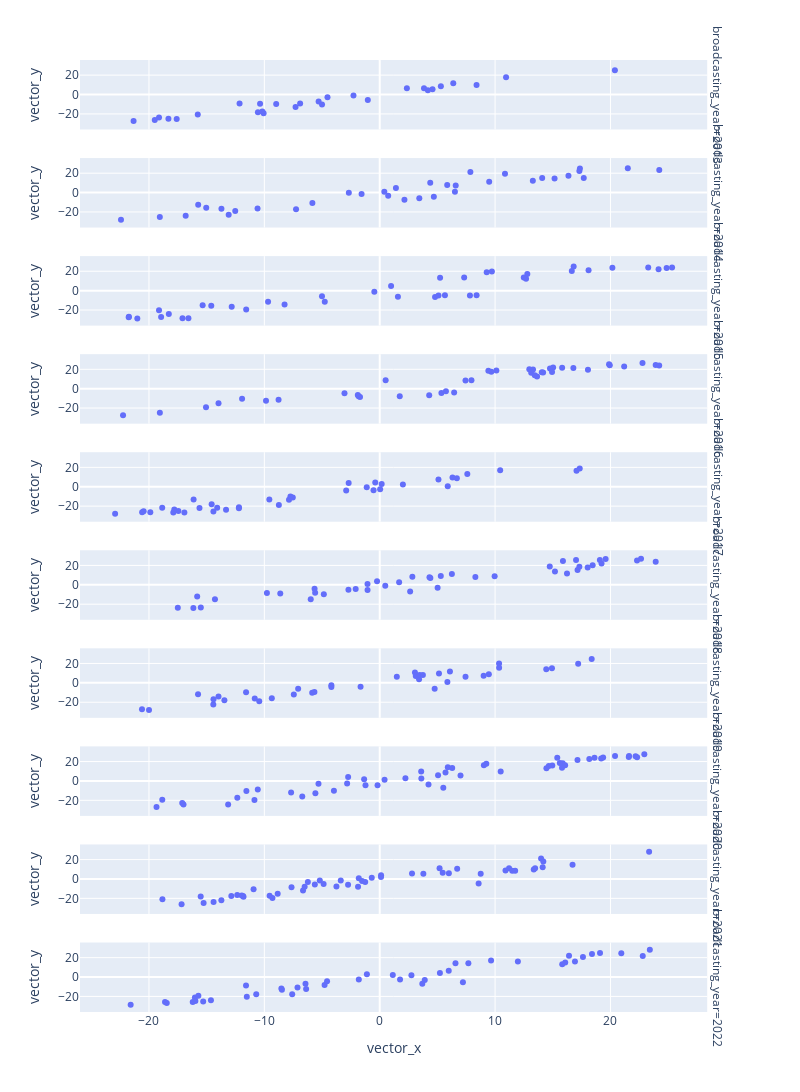

Write notebook code for a chart like this one.
### Code cell
df = px.data.tips()
fig = px.scatter(stories_df_merged, x='vector_x', y='vector_y', hover_data=["index", "title"], facet_row="broadcasting_year", width=800, height=2000)
fig.show()

### Figure 1 — Plotly figure (JSON) as saved in the notebook; plotly's stock layout.template omitted (floating-point values rounded to 4 significant figures)
{"data": [{"customdata": [["0325", "春だ！映画だ！３時間アニメ祭り\r\n「映画ドラえもん のび太の新魔界大冒険～７人の魔法使い～」[2013年3月15日放送]"], ["0326", "「ばくはつコショウ」「何が何でもお花見を」[2013年4月12日放送]"], ["0327", "「やりクリしてハワイ旅行」「しずかちゃんのはごろも」[2013年4月26日放送]"], ["0328", "「ひるねは天国で」「どくさいスイッチ」[2013年5月3日放送]"], ["0329", "「インスタントママ」「狙われたジャイアン」[2013年5月10日放送]"], ["0330", "「脱出！ 恐怖の骨川ハウス」「さとりヘルメット」[2013年5月17日放送]"], ["0331", "「イエコプター」「しずかちゃんの最悪な誕生日」[2013年5月24日放送]"], ["0332", "「朱にまじわれ棒」「ジャイアンがパンダ」[2013年5月31日放送]"], ["0333", "「おみやげフロシキ」「最強！黒おびのび太」[2013年6月7日放送]"], ["0334", "「ジャイアンの引退コンサート」「ユメかんとくいす」[2013年6月14日放送]"], ["0335", "「あべこべ世界ミラー」「のび太の秘密トンネル」[2013年6月21日放送]"], ["0336", "「ひっこし地図でおひっこし」「かがみでコマーシャル」[2013年7月5日放送]"], ["0337", "「なんでもアイス棒」「決心コンクリート」[2013年7月12日放送]"], ["0338", "ドラえもん　夏の大冒険１時間スペシャル「さよならボクのそうじ機」「真夏の夜の大航海」「ダイスキンドリンク」[2013年7月26日放送]"], ["0339", "「深海サイクリング」「のび太のドッキリビデオ」[2013年8月9日放送]"], ["0340", "「花火を育てよう！」「分身ハンマー」[2013年8月16日放送]"], ["0341", "「オバケと暮らした夏休み」「カチンカチンライト」[2013年8月23日放送]"], ["0342", "「のび太の夏祭り大作戦！」「サハラ砂漠で勉強はできない」[2013年8月30日放送]"], ["0343", "「のび太エネルギーの使い方」「はなバルーンで大空に」[2013年9月6日放送]"], ["0344", "ドラえもん誕生日１時間スペシャル「真夜中の巨大ドラたぬき」[2013年9月13日放送]"], ["0345", "「にんげん機関車」「箱庭で松たけがり」[2013年10月18日放送]"], ["0346", "「ハロウィンって何の日？」「味見スプーン」[2013年10月25日放送]"], ["0347", "「マジックハンドでやりたい放題」「ゴルゴンの首」[2013年11月1日放送]"], ["0348", "「ヤキイモの気持ち」「すい星がギンギラギン」[2013年11月8日放送]"], ["0349", "「のび太ｖｓ武蔵　巌流島ちょっと前の戦い」[2013年11月15日放送]"], ["0350", "藤子・Ｆ・不二雄生誕80周年記念 タイムマシンがなくなって大ピンチ！ ドラえもん冬の１時間スペシャル「ドラえもんに落書き」「燃えよ！ドラミのスケート特訓」「タイムマシンがなくなった！！」[2013年12月6日放送]"], ["0351", "「ケガワリング」「クリスマスきらきら大作戦」[2013年12月13日放送]"], ["0352", "のび太としずかが結婚！？ 年忘れだよ！ ドラえもん１時間スペシャル\r\n「エイコーノトビラ」「おだてジョーズ」「雪山のロマンス」[2013年12月30日放送]"]], "hovertemplate": "broadcasting_year=2013<br>vector_x=%{x}<br>vector_y=%{y}<br>index=%{customdata[0]}<br>title=%{customdata[1]}<extra></extra>", "legendgroup": "", "marker": {"color": "#636efa", "symbol": "circle"}, "mode": "markers", "name": "", "orientation": "v", "showlegend": false, "type": "scatter", "x": [-8.973, 5.301, -15.77, -6.899, 2.354, -4.999, -19.5, -18.31, -17.6, -10.56, -12.15, 8.393, 20.38, 4.173, 3.84, 4.577, -2.274, -4.526, 10.95, -10.37, -10.06, -10.17, -21.33, -7.294, -19.13, 6.375, -5.296, -1.031], "xaxis": "x10", "y": [-9.709, 8.616, -20.65, -9.276, 6.562, -10.34, -26.16, -24.96, -25.27, -18.38, -9.144, 9.85, 25.03, 4.463, 6.411, 5.363, -0.8994, -2.848, 17.95, -9.519, -19.21, -17.61, -27.39, -12.91, -23.62, 11.61, -7.101, -5.562], "yaxis": "y10"}, {"customdata": [["0353", "「よい家わるい家」「◯△□恐怖症」[2014年1月17日放送]"], ["0354", "「地球脱出計画」「ことばきんしマーカー」[2014年1月31日放送]"], ["0355", "「動物変身恩返しグスリ」「雪だるまが町にやってきた」[2014年2月7日放送]"], ["0356", "「チョコのび太をめしあがれ」「青い月夜のリサイタル」[2014年2月14日放送]"], ["0357", "「会いたいヒト回転寿司」「コピー頭脳でラクしよう」[2014年2月28日放送]"], ["0358", "ドラえもん　クレヨンしんちゃん  春だ！映画だ！３時間アニメ祭り\r\n２０１３年春公開「映画ドラえもん のび太のひみつ道具博物館（ミュージアム）」[2014年3月7日放送]"], ["0359", "「ふくびんコンビ」「歩け歩け月までも」[2014年3月14日放送]"], ["0360", "「ウマタケ牧場」「テストに一夜漬けダル」[2014年4月11日放送]"], ["0361", "「空き地のイルカ」「タイムピストルで“じゃま物”は消せ」[2014年4月18日放送]"], ["0362", "「石器時代の王さまに」「鯉のぼりをつかまえろ！」[2014年4月25日放送]"], ["0363", "「どこでもドアを作ろう！」「ツルよ、恩をかえして！」[2014年5月2日放送]"], ["0364", "「のび太鉄道」「物体変換銃でカバンをカバに!?」[2014年5月16日放送]"], ["0365", "「な、なんと!! のび太が１００点とった!!」「珍加羅峠の宝物」[2014年5月23日放送]"], ["0366", "「デラックスライト」「のび太の１００点 ２５年後の大事件」[2014年5月30日放送]"], ["0367", "「のび太のエビフライ」「たすけて！助け船」[2014年6月6日放送]"], ["0368", "「パパもあまえんぼ」「たけしのズンドコ誕生日」[2014年6月13日放送]"], ["0369", "「のび太イレブン」「ぶつぶつ交換機」[2014年6月20日放送]"], ["0370", "「裏山のドラえもん城」「『真実の旗印』はつねに正しい」[2014年6月27日放送]"], ["0371", "「さかながボートに大変身」「流行性ネコシャクシウイルス」[2014年7月11日放送]"], ["0372", "映画公開直前 夏祭りだよ！ ドラえもん１時間スペシャル\r\n「竜宮城の八日間」「なんでも空港」「怪談ランプ」[2014年8月1日放送]"], ["0373", "映画公開当日！「石ころぼうし」「のび太のおよめさん」[2014年8月8日放送]"], ["0374", "「ミニハウスでのりきる夏」「うきうきするウキワ」[2014年8月29日放送]"], ["0375", "ドラえもん誕生日スペシャル\r\n「地底100マイルちょっとの大作戦」[2014年9月5日放送]"], ["0376", "「しずかちゃんがカッパに！？」「ミチビキエンゼル」[2014年9月12日放送]"], ["0377", "「のび太航空へようこそ」「神さまごっこ」[2014年9月19日放送]"], ["0378", "「２２世紀のすてきなキャンプ」「ポータブル国会」[2014年10月17日放送]"], ["0379", "「怒りのポップコーン」「タヌ機」[2014年10月24日放送]"], ["0380", "「ハロウィーンの暴走かぼちゃ」「ホラふきご先祖」[2014年10月31日放送]"], ["0381", "「空とぶマンガ本」「ぬれぎぬを着せよう！」[2014年11月7日放送]"], ["0382", "「ムキムキからだねん土」「嵐でやっつけろ！」[2014年11月14日放送]"], ["0383", "「落ち葉とジャイ子」「しずかちゃんになったのび太」[2014年11月21日放送]"], ["0384", "「クローンリキッドごくう」「お金のいらない世界」[2014年11月28日放送]"], ["0385", "「ドラミが生まれた日」「やりくりアリでリサイクル」[2014年12月5日放送]"], ["0386", "「おせじ口べに」「家元かんばん」[2014年12月12日放送]"], ["0387", "今年最後のドラ笑い!! 年忘れだよ！ドラえもん１時間スペシャル\r\n「おすそわけガム」「宇宙戦艦のび太を襲う」「思い出せ！あの日の感動」[2014年12月30日放送]"]], "hovertemplate": "broadcasting_year=2014<br>vector_x=%{x}<br>vector_y=%{y}<br>index=%{customdata[0]}<br>title=%{customdata[1]}<extra></extra>", "legendgroup": "", "marker": {"color": "#636efa", "symbol": "circle"}, "mode": "markers", "name": "", "orientation": "v", "showlegend": false, "type": "scatter", "x": [-22.42, 4.379, 14.08, 1.404, -5.835, -19.06, 6.588, 6.52, -1.572, -10.59, 13.27, 16.36, 7.859, 24.23, -13.72, 3.431, 17.31, -15.04, 15.15, 5.85, 0.7347, -2.677, 2.143, -16.82, 10.86, 4.691, 21.5, -12.52, -7.252, 17.69, -13.09, 9.489, -15.73, 0.4012, 17.35], "xaxis": "x9", "y": [-28.14, 10.07, 15.05, 4.682, -10.78, -25.31, 7.309, 0.8583, -1.33, -16.29, 12.22, 17.36, 21.25, 23.29, -16.76, -5.965, 22.3, -15.65, 14.6, 7.926, -3.254, -0.1787, -7.371, -24.02, 19.43, -4.262, 25.01, -18.92, -17.19, 15.09, -22.78, 11.22, -12.48, 0.7475, 24.87], "yaxis": "y9"}, {"customdata": [["0388", "「街中ぐにゃぐにゃネンドロン」「寒い日は雪女になろう！」[2015年1月9日放送]"], ["0389", "「秘密基地で世界を守れ！」「四次元サイクリング」[2015年1月30日放送]"], ["0390", "「恐竜ハンター」[2015年2月6日放送]"], ["0391", "「バレンタインにはおモチとすもうを」「しずかちゃんと はこ庭スキー場」[2015年2月13日放送]"], ["0392", "「スネ夫より金持ちがやってきた」「ペットそっくりまんじゅう」[2015年2月20日放送]"], ["0393", "「無敵のスーパーランドセル」「もぐれ！ハマグリパック」[2015年2月27日放送]"], ["0394", "ドラえもん　クレヨンしんちゃん 春だ！映画だ！３時間アニメ祭り\n「映画ドラえもん 新・のび太の大魔境～ペコと５人の探検隊～」（2014年公開）[2015年3月6日放送]"], ["0395", "「のび太のダンボール宇宙ステーション」[2015年3月13日放送]"], ["0396", "「横取りジャイアンをこらしめよう」「あちこちひっこそう」[2015年3月20日放送]"], ["0397", "春だ！映画だ！３時間アニメ祭り 第２弾「あいあいパラソル」「タイムマシンで犯人を」「ムシャクシャタイマー」[2015年4月10日放送]"], ["0398", "「ステッキで川をまっぷたつ」「しかえし伝票」[2015年4月17日放送]"], ["0399", "「イルカにのって海の旅」「いたわりロボット」[2015年4月24日放送]"], ["0400", "「ジャイアンが飛んできた」「わすれろ草」[2015年5月1日放送]"], ["0401", "「ぼくらの大空中戦」「ニクメナイン」[2015年5月8日放送]"], ["0402", "「野比家は三十階」「暴走！プレゼントの木」「水はみていた」[2015年5月15日放送]"], ["0403", "「ラッキーやかん」「なんでもぬいぐるみに…」「大人になりたい」[2015年5月22日放送]"], ["0404", "「七時に何かがおこる」「びっくり箱ステッキ」「ぼくよりダメなやつがきた」[2015年5月29日放送]"], ["0405", "「おざしき水族館」「オダチンパンジー」「のび太の長い一日」[2015年6月5日放送]"], ["0406", "「まる見え！断層ビジョン」「突げき！のび太のグルメリポート」「今年もあの日がやってきた！」[2015年6月12日放送]"], ["0407", "「ボクを写して！めんくいカメラ」「しりとりでネッシーに」「かげがり」[2015年6月19日放送]"], ["0408", "「海をひときれ切りとって」「あとはおまかせタッチてぶくろ」「腹ペコのび太の３日間」[2015年6月26日放送]"], ["0409", "「のろのろ、じたばた」「スイカ割りにスイカペン」「タマシイム・マシン」[2015年7月10日放送]"], ["0410", "夏祭りだよ！ドラえもん１時間スペシャル「ムードもりあげ楽団」「楽々バーべキューセットはラクじゃない」「南海の大冒険～キャプテン・シルバーの財宝～」[2015年7月24日放送]"], ["0411", "「のび太が泣けば雨がふる」「ジャングル探検にはおり紙を」[2015年7月31日放送]"], ["0412", "「ゾクゾク！おばけ線香」「うわさ花しが咲いちゃった！」[2015年8月21日放送]"], ["0413", "「ジャイアンの恩返し」「南の島を組み立てよう」[2015年8月28日放送]"], ["0414", "ドラえもん誕生日スペシャル 「のび太特急と謎のトレインハンター」[2015年9月4日放送]"], ["0415", "「夜を売ります」「うら山のウサギ怪獣（かいじゅう）」[2015年9月11日放送]"], ["0416", "「アッパレ！ のび殿さま」「秋の虫のリサイタル」[2015年10月9日放送]"], ["0417", "「しずめ玉でスッキリ」「のび太のお宝鑑定」[2015年10月16日放送]"], ["0418", "「ハロウィンとのびガエル」「誕生！まんが家クリスチーネ先生」[2015年10月23日放送]"], ["0419", "「空とぶサンマがやってきた」「昔のカキの物語」[2015年10月30日放送]"], ["0420", "「山へ！空へ！乗りものぐつ」「ママ、小学生になる」[2015年11月6日放送]"], ["0421", "「マツタケ食べたい！」「ボクをけって！サイオー馬」[2015年11月13日放送]"], ["0422", "「ほんものクレヨン」「かぜぶくろといんちき薬」[2015年11月20日放送]"], ["0423", "「のび泥棒をタイホせよ！」「あの子を笑わせろ！」[2015年11月27日放送]"], ["0424", "「ジャイアンの歌がやめられない」「夜空に輝くピザ・ギョーザ」[2015年12月4日放送]"], ["0425", "「脱出!!巨大クリスマスケーキ」「スケートするなら氷河期で」[2015年12月11日放送]"], ["0426", "今年最後のドラ笑い！！ 大みそかだよ！ ドラえもん１時間スペシャル\r\n「初売りドライ・ライト」「百人一首にアンキパン」「オンボロ旅館をたて直せ」「雪でもポカポカ！ エアコンフォト」[2015年12月31日放送]"]], "hovertemplate": "broadcasting_year=2015<br>vector_x=%{x}<br>vector_y=%{y}<br>index=%{customdata[0]}<br>title=%{customdata[1]}<extra></extra>", "legendgroup": "", "marker": {"color": "#636efa", "symbol": "circle"}, "mode": "markers", "name": "", "orientation": "v", "showlegend": false, "type": "scatter", "x": [-18.95, 12.79, -9.677, -8.247, 16.81, 24.17, -0.4659, 18.1, 12.49, 16.65, 12.68, 1.578, -21.01, -11.57, 25.34, 20.17, 24.87, 4.798, 5.094, 7.822, 5.653, -14.6, 23.27, -5.004, 9.722, 7.321, -18.28, 8.397, 5.233, -19.13, -21.74, -16.58, -17.09, -12.83, -15.35, 0.9862, -4.762, -21.76, 9.274], "xaxis": "x8", "y": [-27.11, 17.2, -11.4, -14.2, 24.99, 22.16, -1.125, 20.93, 13.46, 20.34, 12.14, -6.418, -28.63, -19.44, 23.83, 23.6, 23.23, -6.632, -4.958, -4.956, -4.736, -15.58, 23.85, -5.876, 19.82, 13.58, -24.18, -4.86, 13.25, -20.28, -26.83, -28.47, -28.43, -16.61, -15.17, 4.856, -11.35, -27.41, 18.91], "yaxis": "y8"}, {"customdata": [["0427", "「ドラドラ源平合戦～しずかちゃん御前を救え！～」[2016年1月15日放送]"], ["0428", "「そっくりペット大集合」「再会！５年ぶりののび太」[2016年1月22日放送]"], ["0429", "「ドラドラ時空（タイム）アドベンチャー　のび太土偶の謎」「ナイヘヤドア」[2016年1月29日放送]"], ["0430", "「ぼく、マリちゃんだよ」「ずらしんぼ」[2016年2月5日放送]"], ["0431", "「恋する!?変身ビスケット」「することレンズ」[2016年2月12日放送]"], ["0432", "「なんでも材質変換機」「雪だるまは忘れない」[2016年2月19日放送]"], ["0433", "「のび太はうるさいナベ奉行」「地球下車マシン」[2016年2月26日放送]"], ["0434", "ドラえもん　クレヨンしんちゃん　春だ！映画だ！３時間アニメ祭り\n「映画ドラえもん のび太の宇宙英雄記（スペースヒーローズ）」（2015年公開）[2016年3月4日放送]"], ["0435", "「空想動物サファリパークと約束の笛」[2016年3月11日放送]"], ["0436", "「宇宙探検すごろく」「最強！オールマイティーパス」[2016年4月1日放送]"], ["0437", "「お箸はのびるよ、どこまでも」「チリつもらせ機」[2016年4月15日放送]"], ["0438", "「のび太のジャックと豆の木」「みせかけモテモテバッジ」[2016年4月22日放送]"], ["0439", "「空飛ぶうす手のじゅうたん」「うわさをサキ鳥」[2016年4月29日放送]"], ["0440", "「友だちは大きなイルカ？」「夢はしご」[2016年5月6日放送]"], ["0441", "「トリセツ・メーカー」「ぞうきん探偵のび太」[2016年5月13日放送]"], ["0442", "「Ｎ・Ｓワッペンで運動会」「しんじゅ製造アコヤケース」[2016年5月20日放送]"], ["0443", "「お客の顔を組み立てよう」「ママをたずねて三千キロじょう」[2016年5月27日放送]"], ["0444", "「エスパーぼうし」「かわいい雨傘の物語」[2016年6月3日放送]"], ["0445", "「へやの中の大自然」「なかまいりせんこう」[2016年6月10日放送]"], ["0446", "「大男がでたぞ」「キミのひとみは100万ボルト」[2016年6月17日放送]"], ["0447", "「ダメダメ！キンシひょうしき」「ぼくのまもり紙」[2016年6月24日放送]"], ["0448", "「恐竜ツアーに行こう！」「いねむりシール」[2016年7月8日放送]"], ["0449", "「３センチのび太の大冒険」[2016年7月22日放送]"], ["0450", "「うちのプールは太平洋」「おばけでリサイクル」[2016年7月29日放送]"], ["0451", "「身代わりテレビで南の島へ」「風をあやつれ！バショー扇」[2016年8月5日放送]"], ["0452", "「ダジャレでやっつけろ！」「裏山ウォータースライダー」[2016年8月12日放送]"], ["0453", "「水たまりの怪魚」「宇宙人の館」[2016年8月19日放送]"], ["0454", "「いたずらオモチャ化機」「シールでキャラ変身」[2016年8月26日放送]"], ["0455", "ドラえもん誕生日スペシャル 「天才のび太の飛行船ゆうえんち」[2016年9月2日放送]"], ["0456", "「とびだす伝記電気」「ほしい人探知機」[2016年9月9日放送]"], ["0457", "「ゾウの鼻になったしずかちゃん」「へやこうかんスイッチ」[2016年9月16日放送]"], ["0458", "「ざくざく！地中でくだもの狩り」「バリヤーポイント」[2016年10月14日放送]"], ["0459", "「ペラペラジャイアン飛んでった！」「みえないボディガード」[2016年10月21日放送]"], ["0460", "「パンドラのおばけ」「あらかじめアンテナ」[2016年10月28日放送]"], ["0461", "「くせなおしガス」「熱血！ドッジボール」[2016年11月4日放送]"], ["0462", "「ふろしきタクシー」「いつでもどこでもスケッチセット」[2016年11月18日放送]"], ["0463", "「ロケットそうじゅうくんれん機」「ジャイアンへのホットなレター」[2016年11月25日放送]"], ["0464", "「スーパーヒーローふろしき」「カッコータマゴ」[2016年12月2日放送]"], ["0465", "「南極ペンギンを救え！」「日づけ変更カレンダー」[2016年12月9日放送]"], ["0466", "「クリスマスに雪を」「チュー難の相に気をつけろ!」[2016年12月16日放送]"], ["0467", "大みそかだよ！ドラえもん1時間スペシャル「戦国のび兵衛がんばれ」「ドラえもん＆パーマン危機一髪!?」「星野スミレのひみつの恋」[2016年12月31日放送]"]], "hovertemplate": "broadcasting_year=2016<br>vector_x=%{x}<br>vector_y=%{y}<br>index=%{customdata[0]}<br>title=%{customdata[1]}<extra></extra>", "legendgroup": "", "marker": {"color": "#636efa", "symbol": "circle"}, "mode": "markers", "name": "", "orientation": "v", "showlegend": false, "type": "scatter", "x": [4.29, 9.672, -13.97, 0.5145, 14.94, -1.706, -22.25, -8.767, 1.737, 5.348, -11.93, 13.13, -15.06, -9.855, 19.94, 6.452, 12.97, 19.88, 7.952, 16.78, 7.434, -3.053, -19.06, -1.83, 14.16, 13.64, 13.29, 22.78, 23.92, 15.03, -1.897, 5.739, 10.11, 24.22, 13.44, 15.81, 14.76, 14.05, 9.418, 21.19, 18.05], "xaxis": "x7", "y": [-6.653, 17.5, -14.98, 8.775, 17.33, -8.686, -27.45, -11.39, -7.69, -4.319, -10.46, 16.48, -19.2, -12.5, 24.21, -4.003, 20.14, 25.25, 8.734, 21.46, 8.489, -4.698, -24.72, -7.669, 16.62, 12.69, 19.9, 26.44, 24.52, 21.97, -6.477, -2.596, 18.75, 23.86, 13.99, 21.52, 20.9, 16.96, 18.5, 23.03, 19.56], "yaxis": "y7"}, {"customdata": [["0468", "「地球エレベーター」「かたっぽ探知リード」[2017年1月13日放送]"], ["0469", "「ピーヒョロ ロープ」「兄弟シール」[2017年1月20日放送]"], ["0470", "「ターザンパンツ」「追跡！トレーサーバッジ」[2017年1月27日放送]"], ["0471", "「一寸のび太の鬼たいじ」「お医者さんカバン」[2017年2月3日放送]"], ["0472", "「ココロチョコ」「独立！のび太国」[2017年2月10日放送]"], ["0473", "「スリルブーメラン」「大予言・地球の滅びる日」[2017年2月17日放送]"], ["0474", "「雪と恐竜」「拝啓、虹谷ユメ子さん」[2017年2月24日放送]"], ["0475", "ドラえもん　クレヨンしんちゃん 春だ！映画だ！３時間アニメ祭り「映画ドラえもん 新・のび太の日本誕生」（2016年公開）[2017年3月3日放送]"], ["0476", "「迷子のパオパオ」[2017年3月17日放送]"], ["0477", "「ドラドラポンポコ大捜査」「動物型にげだし錠」「食べて歌ってバイオ花見」[2017年4月7日放送]"], ["0478", "「ようこそ！ハリボテの城へ」「おばけ口目の怪事件」[2017年4月14日放送]"], ["0479", "「見えなくなる目ぐすり」「目は口ほどに物を食べ」[2017年4月21日放送]"], ["0480", "GW特別企画！「火星ピクニック」「テレパしい」[2017年4月28日放送]"], ["0481", "母の日直前！「ママをつかまえろ！」「四次元くずかご」[2017年5月12日放送]"], ["0482", "「自信ヘルメット」「ガッコー仮面は誰でしょう？」[2017年5月19日放送]"], ["0483", "「のび太とアリの女王」[2017年5月26日放送]"], ["0484", "「わすれとんかち」「アヤカリンで幸運を」[2017年6月2日放送]"], ["0485", "ジャイアン誕生日！特別企画！「ウラオモテックス」「スランプ！ジャイアン愛の新曲」[2017年6月9日放送]"], ["0486", "「暴走ランナーパパ」「カルガモエッグ」[2017年6月16日放送]"], ["0487", "「百年後のフロク」「トゲトローズはご機嫌ななめ」[2017年6月23日放送]"], ["0488", "「名作劇場カメラ」「三年寝太郎まくら」[2017年6月30日放送]"], ["0489", "「ルームスイマー」「深夜の町は海の底」[2017年7月7日放送]"], ["0490", "あの名作が帰ってくる！ドラえもん夏の１時間スペシャル「ぼくミニドラえもん」「ぞうとおじさん」[2017年7月28日放送]"], ["0491", "「天井うらの宇宙戦争」[2017年8月4日放送]"], ["0492", "「がんばれ！おばけハウス」「ロビンソンクルーソーセット」[2017年8月18日放送]"], ["0493", "「おかし牧場」「森は生きている」[2017年8月25日放送]"], ["0494", "ドラえもん誕生日スペシャル「謎のピラミッド！？エジプト大冒険」[2017年9月1日放送]"], ["0495", "「スケジュールどけい」「ニンニン修行セット」[2017年9月8日放送]"], ["0496", "「ネコののび太いりませんか」「賞品かせぎカウボット」[2017年9月15日放送]"], ["0497", "「バイバイン」「むりやりアスレチックスクール」[2017年10月13日放送]"], ["0498", "「すてきなミイちゃん」「魔女っ子しずちゃん」[2017年10月20日放送]"], ["0499", "「はだかの王様！？ウルトラよろい」「赤いくつの女の子」[2017年10月27日放送]"], ["0500", "「クモノイトン」「プロポーズ作戦」[2017年11月3日放送]"], ["0501", "「葉っぱ探偵のび太」「二十一世紀のおとのさま」[2017年11月10日放送]"], ["0502", "「ハツメイカーで大発明」「大砲でないしょのはなし」[2017年11月17日放送]"], ["0503", "「かがみのない世界」「ピンキリ！お宝未来鑑定」[2017年11月24日放送]"], ["0504", "「クリスマスはおかしの家で」「やりすぎ！のぞみ実現機」[2017年12月1日放送]"], ["0505", "大みそかだよ！ドラえもん１時間スペシャル「十二支変身サイコロ」「ゆめのチャンネル」「台風のフー子」[2017年12月31日放送]"]], "hovertemplate": "broadcasting_year=2017<br>vector_x=%{x}<br>vector_y=%{y}<br>index=%{customdata[0]}<br>title=%{customdata[1]}<extra></extra>", "legendgroup": "", "marker": {"color": "#636efa", "symbol": "circle"}, "mode": "markers", "name": "", "orientation": "v", "showlegend": false, "type": "scatter", "x": [-1.125, 2.01, 6.31, -13.32, -8.741, -12.2, 17.06, 10.44, -20.59, -7.863, -12.2, -16.93, -22.93, -2.907, -0.5351, -17.45, 0.03733, -14.09, -14.57, -7.534, 6.686, -14.41, 5.092, -19.88, -2.692, 7.593, -18.85, -7.739, -17.89, -15.62, 17.34, -17.8, -16.13, 0.1695, -20.46, -0.3869, 5.896, -9.566], "xaxis": "x6", "y": [-0.5658, 2.206, 9.448, -23.64, -18.82, -21.26, 16.45, 16.89, -26.35, -13.36, -22.22, -26.62, -27.93, -3.945, -3.511, -24.99, -2.565, -21.56, -18.0, -11.19, 8.763, -25.57, 7.533, -26.44, 3.983, 13.19, -21.69, -10.14, -26.52, -21.8, 18.76, -23.39, -13.09, 2.909, -25.39, 4.379, 0.5701, -13.15], "yaxis": "y6"}, {"customdata": [["0506", "ドラえもん クレヨンしんちゃん ２０１８年冬のアニメ祭り「神さまロボットに愛の手を！」「円ピツで大金持ち」「のび左エ門の秘宝」[2018年1月7日放送]"], ["0507", "「ガンファイターのび太」[2018年1月12日放送]"], ["0508", "「なんでもバイキング」「ジャックとベティとジャニー」[2018年1月19日放送]"], ["0509", "「架空人物たまご」「ドラドラスパイ大作戦」[2018年1月26日放送]"], ["0510", "2月はスネ夫の誕生月「ロボ子が愛してる」「大ピンチ！スネ夫の答案」[2018年2月2日放送]"], ["0511", "「こびとロボット」「宇宙たんけん！？ウラヤマ星」[2018年2月9日放送]"], ["0512", "「ジャイアンVSメカジャイアン」「きつねにつままれた話」[2018年2月16日放送]"], ["0513", "「めいわくガリバー」「のび太のなが～い家出」[2018年2月23日放送]"], ["0514", "ドラえもん　クレヨンしんちゃん 春だ！映画だ！３時間アニメ祭り「映画ドラえもん のび太の南極カチコチ大冒険」（2017年公開）[2018年3月2日放送]"], ["0515", "「ほどほど宝島」[2018年3月9日放送]"], ["0516", "ドラえもん クレヨンしんちゃん 春だ！映画だ！３時間アニメ祭り第２弾 「リモコンねこでとり返せ！」「フクロマンスーツ」「ツチノコみつけた！」[2018年4月6日放送]"], ["0517", "「動物変身ビスケット」「進化退化光線銃」[2018年4月13日放送]"], ["0518", "「ぶんぶくドラ釜」「一生に一度は百点を…」[2018年4月20日放送]"], ["0519", "「うら山危険生物パーク」「はいどうたづな」[2018年4月27日放送]"], ["0520", "母の日特別企画「ママをとりかえっこ」「ざぶとんにもたましいがある」[2018年5月11日放送]"], ["0521", "「のび太は世界にただ一匹」「地平線テープ」[2018年5月18日放送]"], ["0522", "「ニニンジャ！からくり忍者屋敷」「友だちの輪」[2018年5月25日放送]"], ["0523", "「夏だ！山だ！野比家のキャンプ」「インスタントロボット」[2018年6月1日放送]"], ["0524", "「ハー灯に火をともせ」「雨男はつらいよ」[2018年6月8日放送]"], ["0525", "ジャイアン誕生日！特別企画！「ジャイアンの子守歌」「おれさまをグレードアップ」[2018年6月15日放送]"], ["0526", "「テレビ局をはじめたよ」「人の身になるタチバガン」[2018年6月22日放送]"], ["0527", "「録験機でたのしもう」「アセッカキン」[2018年6月29日放送]"], ["0528", "「天の川で星釣りを」「ねがい星」[2018年7月6日放送]"], ["0529", "「きもだめしめがね」「いきものおりがみ」[2018年7月20日放送]"], ["0530", "「絶景！箱庭ソーメン流し」「半分の半分のまた半分…」[2018年7月27日放送]"], ["0531", "のび太誕生日特別企画「友情カプセル」「ジャイ子の恋人=のび太」[2018年8月3日放送]"], ["0532", "「額縁をくぐって海へ」「チューケンパー」[2018年8月17日放送]"], ["0533", "「うそつきかがみ」「十円なんでもストア」[2018年8月24日放送]"], ["0534", "「仙人らくらくコース」「悪運ダイヤ」[2018年8月31日放送]"], ["0535", "ドラえもん誕生日スペシャル「クジラとまぼろしのパイプ島」[2018年9月7日放送]"], ["0536", "「ドラえもんの歌」「相関図メーカー」[2018年9月14日放送]"], ["0537", "「時を走れ！タイム借り物競走」「時限バカ弾」[2018年10月12日放送]"], ["0538", "「魔法使いのび太」「野比家、夢の温泉旅行」[2018年10月19日放送]"], ["0539", "「合体ノリ」「行け！ノビタマン」[2018年10月26日放送]"], ["0540", "「いろいろソーダセット」「マジックボックス」[2018年11月2日放送]"], ["0541", "「あい棒」「アトカラホントスピーカー」[2018年11月9日放送]"], ["0542", "「のび太の流れ星」「オーバーオーバー」[2018年11月16日放送]"], ["0543", "「ドラえもんストーブ」「一晩でカキの実がなった」[2018年11月23日放送]"], ["0544", "「つづきをヨロシク」「もしもボックスで昼ふかし!？」[2018年11月30日放送]"], ["0545", "「しあわせトランプの恐怖」「未来のクリスマスカード」[2018年12月7日放送]"], ["0546", "「ウラシマキャンデー」「シールで逃げきれ！」[2018年12月14日放送]"], ["0547", "大みそかだよ！ドラえもん１時間スペシャル～世界の未確認生物ずかん～「雪男のアルバイト」「かまいたちのクック」「ハロー宇宙人」[2018年12月31日放送]"]], "hovertemplate": "broadcasting_year=2018<br>vector_x=%{x}<br>vector_y=%{y}<br>index=%{customdata[0]}<br>title=%{customdata[1]}<extra></extra>", "legendgroup": "", "marker": {"color": "#636efa", "symbol": "circle"}, "mode": "markers", "name": "", "orientation": "v", "showlegend": false, "type": "scatter", "x": [0.4806, -17.5, -2.711, 4.313, -16.15, -5.596, -9.777, -8.618, -15.82, 5.294, 6.255, 22.3, -0.2309, 9.961, -15.5, 17.31, 15.88, 17.02, -2.083, -1.056, 18.02, 2.83, 16.23, 19.08, -1.054, -5.647, 1.683, 14.74, -4.843, 23.92, 4.391, 19.23, 8.29, 18.46, 19.58, 17.15, -14.28, 2.638, 15.19, 5.018, -5.979, 22.65], "xaxis": "x5", "y": [-0.9486, -23.6, -5.02, 7.84, -23.97, -8.265, -8.457, -8.998, -12.15, 9.095, 11.04, 24.97, 3.589, 8.739, -23.49, 18.69, 24.62, 25.59, -4.279, 0.8024, 17.84, 8.359, 11.73, 25.59, -5.259, -4.127, 2.705, 18.96, -9.802, 23.89, 7.054, 22.03, 7.93, 20.27, 26.56, 15.41, -14.9, -6.875, 13.69, -3.049, -14.78, 26.78], "yaxis": "y5"}, {"customdata": [["0548", "「ランプのけむりオバケ」「ジャイアンシチュー」[2019年1月18日放送]"], ["0549", "「ポケットの中のぴょん太」「平和アンテナ」[2019年1月25日放送]"], ["0550", "「フェスティバルーン」「ホカホカ雪で雪合戦」[2019年2月8日放送]"], ["0551", "「熱血応援マイク」「オモイコミン」[2019年2月15日放送]"], ["0552", "「ドラかぐや、月に帰る！？」「おおかみ男クリーム」[2019年2月22日放送]"], ["0553", "ドラえもん クレヨンしんちゃん 春だ！映画だ！３時間アニメ祭り「映画ドラえもん のび太の宝島」（2018年公開）[2019年3月1日放送]"], ["0554", "「タイムふろしき」「ニセ宇宙人」[2019年3月8日放送]"], ["0555", "「化石大発見！」「布団にのってふわふわり」[2019年3月15日放送]"], ["0556", "「ゆめの町、ノビタランド」「ドラえもんをのぞいちゃえ！」[2019年4月5日放送]"], ["0557", "「ダジャレーランド」「無敵！コンチュー丹」[2019年4月19日放送]"], ["0558", "「タタミのたんぼ」「未来からの買い物」[2019年4月26日放送]"], ["0559", "母の日特別企画「のび太のおいしい食べ方」「お料理ワッペン」[2019年5月10日放送]"], ["0560", "「しつけキャンディー」「人間味調味料」[2019年5月17日放送]"], ["0561", "「トランポリンゲン」「シャボン玉宅配便」[2019年5月31日放送]"], ["0562", "「ネアンデルタール人を救え」「のび太もたまには考える」[2019年6月7日放送]"], ["0563", "「大スタージャイアン！？」「恐怖のディナーショー」[2019年6月14日放送]"], ["0564", "「ガワラオニ」「チョージャワラシベ」[2019年6月21日放送]"], ["0565", "「本人ビデオでほめられたい」「ホ、ホ、ホタル来い」[2019年6月28日放送]"], ["0566", "「わたがし雲メーカー」「ねがい七夕ロケット」[2019年7月5日放送]"], ["0567", "４０周年だよ！ドラえもん１時間スペシャル「イロガラドラえもん」「海に入らず海底を散歩する方法」「２２世紀で夏休み」[2019年7月19日放送]"], ["0568", "「大パニック！のび太のヒマワリ日記」「けん銃王コンテスト」[2019年8月2日放送]"], ["0569", "「ゾクゾク！？学校の七不思議」「人食いハウス」[2019年8月9日放送]"], ["0570", "「立体パズルハンマー」「サンタイン」[2019年8月23日放送]"], ["0571", "「恐怖のたたりチンキ」「レプリコッコ花火」[2019年8月30日放送]"], ["0572", "お引越し記念！ ドラえもん誕生日スペシャル「未来の迷宮（ラビリンス） おかし城（キャッスル）」「謎のピラミッド！？エジプト大冒険」[2019年9月6日放送]"], ["0573", "「ねこっかぶり」「強～いイシ」[2019年10月5日放送]"], ["0574", "「ドラえもんがいっぱい」「アルマジロン」[2019年10月19日放送]"], ["0575", "「変身レプリンター」「ツバメののび太」[2019年10月26日放送]"], ["0576", "「落とし物つりぼり」「強いペットがほしい」[2019年11月2日放送]"], ["0577", "「へやいっぱいの大どらやき」「ドラドラスパイ大作戦」[2019年11月9日放送]"], ["0578", "「ヴェルサイユのママ」「動物型にげだし錠」[2019年11月16日放送]"], ["0579", "「ウルトラリング」「いろいろソーダセット」[2019年11月23日放送]"], ["0580", "「ピクニックで先をこせ」「かがみのない世界」[2019年11月30日放送]"], ["0581", "「多目的お守りは責任感が強い」「野比家、夢の温泉旅行」[2019年12月7日放送]"], ["0582", "「捜査ごっこセット」「イースター島のモアイ」[2019年12月14日放送]"], ["0583", "「タイムワープでプレゼントを」「クリスマスに雪を」[2019年12月21日放送]"], ["0584", "「ネズミ年だよ！ドラえもん」「出てくる出てくるお年玉」[2019年12月28日放送]"]], "hovertemplate": "broadcasting_year=2019<br>vector_x=%{x}<br>vector_y=%{y}<br>index=%{customdata[0]}<br>title=%{customdata[1]}<extra></extra>", "legendgroup": "", "marker": {"color": "#636efa", "symbol": "circle"}, "mode": "markers", "name": "", "orientation": "v", "showlegend": false, "type": "scatter", "x": [3.411, -4.191, -7.069, 9.008, 18.37, -1.66, 9.458, 17.2, 10.35, 6.087, -11.58, 3.125, -13.46, 14.44, 4.762, 5.137, -10.83, 1.482, 5.867, -13.97, 14.93, -14.42, 3.055, -20.0, -15.75, -9.353, 3.466, -4.191, -5.659, 3.744, -14.41, -5.851, -10.44, -20.6, -7.443, 7.439, 10.35], "xaxis": "x4", "y": [3.818, -2.514, -6.05, 7.28, 24.69, -3.973, 8.806, 19.61, 15.66, 11.77, -9.74, 7.078, -18.04, 14.01, -6.027, 9.615, -16.04, 6.402, 0.9081, -14.11, 15.02, -22.4, 10.8, -27.9, -11.77, -15.88, 8.162, -4.279, -9.457, 8.111, -16.96, -10.23, -18.98, -27.2, -12.04, 6.218, 19.91], "yaxis": "y4"}, {"customdata": [["0585", "「なんでもエーアイアイ」「役立つもの販売機」[2020年1月11日放送]"], ["0586", "「そして、みんなイモになる」「ネンドロイド」[2020年1月18日放送]"], ["0587", "「Ｙロウに気をつけろ！」「神さまロボットに愛の手を！」[2020年1月25日放送]"], ["0588", "「アリガターヤ」「ツチノコみつけた！」[2020年2月1日放送]"], ["0589", "「大むかし漂流記」「ロボット雪だるま」[2020年2月8日放送]"], ["0590", "「立ちユメぼう」「エスパースネ夫」[2020年2月15日放送]"], ["0591", "「ネコになったドラえもん」「平和アンテナ」[2020年2月22日放送]"], ["0592", "「記念日シール」「やりすぎ！のぞみ実現機」「映画ドラえもん のび太の月面探査記」[2020年2月29日放送]"], ["0593", "「ドラえもんが受験生！？」「拝啓、虹谷ユメ子さん」[2020年3月7日放送]"], ["0594", "「地球製造法」「マジックチャック」「楽々バーべキューセットはラクじゃない」[2020年3月14日放送]"], ["0595", "「アパートの木」「円ピツで大金持ち」[2020年3月21日放送]"], ["0596", "「ハリ千本ノマス」「のび太シンデレラ」[2020年3月28日放送]"], ["0597", "「かべ景色きりかえ機」「『時』はゴウゴウと流れる」[2020年4月4日放送]"], ["0598", "「宝さがしはバタ足で」「三年寝太郎まくら」[2020年4月11日放送]"], ["0599", "「プラ酢マイナ酢」「クモノイトン」[2020年4月18日放送]"], ["0600", "「気球で世界一周！？」「大ピンチ！スネ夫の答案」[2020年4月25日放送]"], ["0601", "「メモリーローン」「おれさまをグレードアップ」[2020年5月2日放送]"], ["0602", "「こころにささるおもいヤリ」「スケジュールどけい」[2020年5月9日放送]"], ["0603", "「くしゃみに気をつけろ」「友だちの輪」[2020年5月16日放送]"], ["0604", "「キャラクターグッズを作っちゃえ！」「ジャイアンへのホットなレター」[2020年5月23日放送]"], ["0605", "「ヨンダラ首わ」「おばけ口目の怪事件」[2020年5月30日放送]"], ["0606", "「おそるべき正義ロープ」「むりやりアスレチックスクール」[2020年6月6日放送]"], ["0607", "「のび太のブラックホール」「ジャイアンVSメカジャイアン」[2020年6月13日放送]"], ["0608", "「わすれ鳥」「無敵のスーパーランドセル」[2020年6月20日放送]"], ["0609", "「つくれーるマイレール」「悪運ダイヤ」[2020年6月27日放送]"], ["0610", "「裏山ウォータースライダー」「あべこべ惑星」[2020年7月4日放送]"], ["0611", "「いきものおりがみ」「ぼうけんパラシュート」[2020年7月11日放送]"], ["0612", "「がんばれ！おばけハウス」「左、直、右、右、左…」[2020年7月18日放送]"], ["0613", "「賞品かせぎカウボット」「ききめ一番やくよけシール」[2020年7月25日放送]"], ["0614", "「プッシュドア」「おかし牧場」[2020年8月1日放送]"], ["0615", "「無人島のつくり方」「時限バカ弾」[2020年8月8日放送]"], ["0616", "「水道ジュース変換アダプター」「ぼくミニドラえもん」[2020年8月15日放送]"], ["0617", "「手足につけるミニ頭」「ドラかぐや、月に帰る！？」[2020年8月22日放送]"], ["0618", "「手にとり望遠鏡」「森は生きている」[2020年8月29日放送]"], ["0619", "５０周年だよ！ドラえもん誕生日スペシャル！「ウルトラミキサー」「ムードもりあげ楽団」「のび太の恐竜」[2020年9月5日放送]"], ["0620", "「ハッピーガチャはやめられない」「マジックボックス」[2020年9月12日放送]"], ["0621", "「サハラ砂漠で勉強はできない」「ニニンジャ！からくり忍者屋敷」[2020年9月19日放送]"], ["0622", "「大人をしかる腕章」「無人島へ家出」[2020年9月26日放送]"], ["0623", "「ダルマさんころんだ帽」「なんでも届く！出前電話」[2020年10月3日放送]"], ["0624", "「弓やで学校へ」「写真入りこみスコープ」[2020年10月10日放送]"], ["0625", "「ジ～ンと感動する話」「あやうし！ライオン仮面」[2020年10月17日放送]"], ["0626", "「誕生！？大統領のび太」「マッド・ウオッチ」[2020年10月24日放送]"], ["0627", "「影ぼうしフラッシュ」「ドラキュラセット」[2020年10月31日放送]"], ["0628", "「カワムケルン」「ユクスエカメラ」[2020年11月7日放送]"], ["0629", "「テスト・ロボット」「野比家でおもて梨」[2020年11月14日放送]"], ["0630", "「スパイ衛星でさぐれ」「ややこしい？うちでの小づち」[2020年11月21日放送]"], ["0631", "「半分おでかけ雲」「最強！ロボットペーパー」[2020年11月28日放送]"], ["0632", "「バカ売れ！？週刊のび太」「風船がとどけた手紙」[2020年12月5日放送]"], ["0633", "「とうめい人間目ぐすり」「エレベーター・プレート」[2020年12月12日放送]"], ["0634", "「ミラクルムービーを撮ってみた」「クリスマスはおかしの家で」[2020年12月19日放送]"], ["0635", "「ジャイアン反省、のび太はめいわく」「ドラえもんに落書き」[2020年12月26日放送]"], ["0636", "大みそかだよ！ドラえもん１時間スペシャル「超大作特撮映画『宇宙大魔神』」「のび太の結婚前夜」[2020年12月31日放送]"]], "hovertemplate": "broadcasting_year=2020<br>vector_x=%{x}<br>vector_y=%{y}<br>index=%{customdata[0]}<br>title=%{customdata[1]}<extra></extra>", "legendgroup": "", "marker": {"color": "#636efa", "symbol": "circle"}, "mode": "markers", "name": "", "orientation": "v", "showlegend": false, "type": "scatter", "x": [-18.85, 14.96, 10.49, -0.1847, 18.17, 5.703, 5.057, 9.239, 21.59, 15.86, 5.902, 18.62, 14.66, 17.14, 15.61, 21.61, 5.511, 19.37, -2.737, -3.969, 15.8, -1.232, -10.86, 19.2, 2.227, 3.595, 0.4209, 15.39, 6.284, 22.31, 16.07, -19.34, -2.826, 14.45, 22.94, 7.004, 3.608, -1.351, -6.711, -5.308, 9.029, -17.12, -12.34, -11.56, -5.575, 4.227, -13.14, 22.18, -17.0, 20.4, -10.57, -7.68], "xaxis": "x3", "y": [-19.34, 15.84, 9.688, -4.457, 22.72, 8.67, 5.897, 17.61, 24.55, 18.14, 14.04, 23.86, 15.29, 21.5, 18.48, 25.59, -7.124, 24.17, 4.104, -10.13, 13.49, -4.556, -19.7, 23.15, 2.807, 9.82, 1.181, 24.03, 13.24, 24.48, 16.22, -27.02, -2.634, 13.15, 27.5, 5.492, 2.599, 1.749, -16.02, -2.961, 16.08, -22.79, -17.5, -10.47, -12.77, -3.603, -24.38, 25.45, -24.45, 25.84, -8.85, -11.99], "yaxis": "y3"}, {"customdata": [["0637", "「バランス注射」「お金なんか大きらい！」「初日の出セット」[2021年1月9日放送]"], ["0638", "「ぬけ穴ボールペン」「テレビとりもち」[2021年1月16日放送]"], ["0639", "「雪でアッチッチ」「ドライブはそうじ機に乗って」[2021年1月23日放送]"], ["0640", "「鬼は外ビーンズ」「家がロボットになった」[2021年1月30日放送]"], ["0641", "「山おく村の怪事件」「争奪戦回避銃」[2021年2月6日放送]"], ["0642", "「大雪山がやってきた」「チクタクボンワッペン」[2021年2月13日放送]"], ["0643", "「オコノミボックスで冬キャンプ」「弟をつくろう」[2021年2月20日放送]"], ["0644", "「ドラドラ兄妹げんか」「しあわせのお星さま」[2021年2月27日放送]"], ["0645", "「精霊よびだしうでわ」「もはん手紙ペン」[2021年3月6日放送]"], ["0646", "「似たもの！あつまれホイッスル」「ドラえもんをのぞいちゃえ！」[2021年3月13日放送]"], ["0647", "「やどり木で楽しく家出」「のび太の流れ星」[2021年3月20日放送]"], ["0648", "「剛田、いつ？」「ぼくを、ぼくの先生に」[2021年3月27日放送]"], ["0649", "「サクラいっぱい大作戦」「プロフィールを盛っちゃえ！」[2021年4月3日放送]"], ["0650", "「ジジ島の怪魚ハンター」[2021年4月10日放送]"], ["0651", "「連想式推理虫メガネ」「ネジまいてハッスル！」[2021年4月17日放送]"], ["0652", "「のび太はクイズ王」「人間味調味料」[2021年4月24日放送]"], ["0653", "「ペットはこいのぼり」「チョージャワラシベ」[2021年5月1日放送]"], ["0654", "「ハワイがやってくる」「母の日は終わらない」[2021年5月8日放送]"], ["0655", "「この絵６０００万円」「おそだアメ」[2021年5月15日放送]"], ["0656", "「注文の多い人形あそび」「かわいい石ころの話」[2021年5月22日放送]"], ["0657", "「目ヂカラにご用心」「アセッカキン」[2021年5月29日放送]"], ["0658", "「クロマキーでノビちゃんマン」「タンポポ空を行く」[2021年6月5日放送]"], ["0659", "「集中力増強シャボンヘルメット」「ガワラオニ」[2021年6月12日放送]"], ["0660", "「父の日にアドベン茶」「キライなテストにガ～ンバ！」[2021年6月19日放送]"], ["0661", "「ロックロックハンマー」「よかん虫」[2021年6月26日放送]"], ["0662", "「珍獣がショートステイ」「変幻自在！お天気ボックス」[2021年7月3日放送]"], ["0663", "「消しゴムでノッペラボウ」「つくろう！おざしき水族館」[2021年7月10日放送]"], ["0664", "「スグピクトグラム」「雲ソファーでスポーツをみよう！」[2021年7月17日放送]"], ["0665", "「未来の町にただ一人」「ハチにたのめば何とかなるさ」[2021年7月31日放送]"], ["0666", "「眠って発電！のび太電力」「きもだめしめがね」[2021年8月7日放送]"], ["0667", "「ネコが会社をつくったよ」「立体パズルハンマー」[2021年8月14日放送]"], ["0668", "「つめあわせオバケ」「ねがい星」[2021年8月21日放送]"], ["0669", "「ゴロアワセトウでキャンプしよう！」「ロビンソンクルーソーセット」[2021年8月28日放送]"], ["0670", "「のび太の恐竜」「のび太の惑星探査ミッション」「マジックの使い道」「どら焼きが消えた日」[2021年9月4日放送]"], ["0671", "「細く長い友だち」「落としものカムバックスプレー」[2021年9月11日放送]"], ["0672", "「月の光と虫の声」「ツモリガン」[2021年9月18日放送]"], ["0673", "「ニクメナイン」「スネ夫は理想のお兄さん」[2021年9月25日放送]"], ["0674", "「上げ下げくり」「貸し切りチップ」[2021年10月2日放送]"], ["0675", "「町内突破大作戦」「コーディネートはスネカパで」[2021年10月9日放送]"], ["0676", "「スリル満点！いれかえコースで猛レース」「おかたづけショールーム」[2021年10月16日放送]"], ["0677", "「骨川マイスターの Do It Yourself」「主役はめこみ機」[2021年10月23日放送]"], ["0678", "「リアル日本一周超特急すごろく」「しずかちゃんSOS」[2021年10月30日放送]"], ["0679", "「つづきスプレー」「ボールを鍛（きた）えろ！」[2021年11月6日放送]"], ["0680", "「無人境ドリンク」「葉っぱ探偵のび太」[2021年11月13日放送]"], ["0681", "「のび太とのび太」「アトカラホントスピーカー」[2021年11月20日放送]"], ["0682", "「ひろびろ日本」「オンボロ旅館をたて直せ」[2021年11月27日放送]"], ["0683", "「ドラえもん＆パーマン危機一髪！？」「大予言・地球の滅（ほろ）びる日」[2021年12月4日放送]"], ["0684", "「ハリーのしっぽ」「ポスターになったのび太」[2021年12月11日放送]"], ["0685", "「ジャイアンラーメンが来る！」「ちく電スーツ」[2021年12月18日放送]"], ["0686", "「イリュージョニストノビー～クリスマスの奇跡」「植物ペン」[2021年12月25日放送]"], ["0687", "大みそかだよ！ドラえもん１時間スペシャル「煩悩を追い払え！」「さようならドラえもん」[2021年12月31日放送]"]], "hovertemplate": "broadcasting_year=2021<br>vector_x=%{x}<br>vector_y=%{y}<br>index=%{customdata[0]}<br>title=%{customdata[1]}<extra></extra>", "legendgroup": "", "marker": {"color": "#636efa", "symbol": "circle"}, "mode": "markers", "name": "", "orientation": "v", "showlegend": false, "type": "scatter", "x": [-7.644, -6.228, -14.4, -5.192, -1.527, -1.813, -4.863, -15.52, 13.35, 0.1161, 5.187, 13.99, -8.843, -13.73, -11.85, 11.21, -10.93, -11.8, 8.575, 16.71, 11.74, 14.13, 5.993, 6.713, -12.86, 13.47, -15.26, 8.753, -12.35, -3.375, 14.18, 3.782, -5.623, 23.35, -2.743, 2.8, -11.96, -3.749, -1.879, -6.506, -17.17, -9.543, 11.49, 5.46, 10.9, 0.1145, -9.297, -18.83, -0.6899, -6.648, -1.258], "xaxis": "x2", "y": [-8.466, -3.118, -23.68, -1.68, -2.038, 0.7719, -5.235, -18.05, 9.814, 3.827, 11.11, 21.04, -15.35, -21.98, -17.62, 11.17, -10.59, -18.26, -4.764, 14.7, 8.377, 12.19, 6.006, 10.44, -17.6, 11.06, -24.79, 5.456, -16.53, -1.691, 17.97, 5.407, -5.764, 28.08, -5.914, 5.593, -17.01, -7.824, -8.121, -7.954, -26.11, -17.43, 8.58, 6.368, 8.768, 2.105, -19.63, -21.03, 1.331, -11.9, -3.2], "yaxis": "y2"}, {"customdata": [["0688", "「ジャイアンが警察官！？」「スネ夫の自慢はみんなの自慢」[2022年1月8日放送]"], ["0689", "「雲の中の散歩」「いつでも日記」[2022年1月15日放送]"], ["0690", "「テレビとりもち」「ケロンパス」[2022年1月22日放送]"], ["0691", "「一文字変えて遊んじゃおう」「未知とのそうぐう機」[2022年1月29日放送]"], ["0692", "「月面クレーターを滑（すべ）っちゃえ！」「ベロ相うらない大当たり！」[2022年2月5日放送]"], ["0693", "「らくがきを撃（う）て！」「正直太郎」[2022年2月12日放送]"], ["0694", "「痛みはね返りミラー」「ヤキイモの気持ち」[2022年2月19日放送]"], ["0695", "「ふみきりセット」「まんが家ジャイ子」「映画ドラえもん　のび太の新恐竜」[2022年2月26日放送]"], ["0696", "「ドンジャラ村のホイ」[2022年3月5日放送]"], ["0697", "「ドラミのお花見メロンパン」「ペコペコバッタ」[2022年3月12日放送]"], ["0698", "「つかめドリーム！宝星」[2022年3月19日放送]"], ["0699", "「うそつ機」「泣くなジャイ子よ」[2022年3月26日放送]"], ["0700", "「からだねん土でスマートになろう」「ナゲーなげなわ」[2022年4月2日放送]"], ["0701", "「いただき小ばん」「どくさいスイッチ」[2022年4月9日放送]"], ["0702", "「のび太のダンボール宇宙ステーション」[2022年4月16日放送]"], ["0703", "「台風のフー子」「なんでもアシストーン」[2022年4月23日放送]"], ["0704", "「ドラドラ源平合戦～しずかちゃん御前を救え！～」[2022年4月30日放送]"], ["0705", "「母の日はおおせのママに」「ノゾミルじゅう」[2022年5月7日放送]"], ["0706", "「デビルカード」「みたままベレーで天才画家」[2022年5月14日放送]"], ["0707", "「ママのダイヤを盗み出せ」「ポケットの中のしずかちゃん」[2022年5月21日放送]"], ["0708", "「地図ちゅうしゃき」「おもかるとう」[2022年5月28日放送]"], ["0709", "「うつしぼくろ」「ロボッターの反乱」[2022年6月4日放送]"], ["0710", "「かわいいジャイアン」「シンガーソングライター」[2022年6月11日放送]"], ["0711", "「アマガエール」「うつしっぱなしミラー」[2022年6月18日放送]"], ["0712", "「地獄にジャイアン」「新聞社ごっこセット」[2022年6月25日放送]"], ["0713", "「四次元ポケットにスペアがあったのだ」「どっちがウソか！アワセール」[2022年7月2日放送]"], ["0714", "「海坊主がつれた！」「デンデンハウスは気楽だな」[2022年7月9日放送]"], ["0715", "「ちっちゃくても出木杉」「たとえ胃の中、水の中」[2022年7月16日放送]"], ["0716", "「ハイキングに出かけよう」「風神さわぎ」[2022年7月23日放送]"], ["0717", "「しかしユーレイはでた！」[2022年7月30日放送]"], ["0718", "「のび太の息子が家出した」「ゆめふうりん」[2022年8月6日放送]"], ["0719", "「しずかちゃんをとりもどせ」「人の身になるタチバガン」[2022年8月13日放送]"], ["0720", "「お願い！アニマループ」「ダジャレでやっつけろ！」[2022年8月20日放送]"], ["0721", "「お宝だらけ！ こじつけ鑑定士」「とりよせバッグ」[2022年8月27日放送]"], ["0722", "「どら焼きが消えた日」「ドラヤキ星人の逆襲！？」「さがせ！野比家のへっぽこご先祖さま」「勝利を呼ぶチアリーダー手ぶくろ」[2022年9月3日放送]"], ["0723", "「カムカムキャットフード」「裏山のドラえもん城」[2022年9月10日放送]"], ["0724", "「のび太漂流記」「タヌ機」[2022年9月17日放送]"], ["0725", "「四次元たてましブロック」「あんしん！ジャイアン保険」[2022年9月24日放送]"], ["0726", "「かくれん棒」「大富豪のび太」[2022年10月1日放送]"], ["0727", "「オノマトペがいっぱい」「本はおいしくよもう」[2022年10月8日放送]"], ["0728", "「まるでホンモノ！？自然観察プラモシリーズ」「のぞき穴ボード」[2022年10月15日放送]"], ["0729", "「オールシーズンバッジ」「グンニャリジャイアン」[2022年10月22日放送]"], ["0730", "「なんでもクレーンゲーム」「むすびの糸」[2022年10月29日放送]"], ["0731", "「ななころびてんとう虫」「実感帽」[2022年11月5日放送]"]], "hovertemplate": "broadcasting_year=2022<br>vector_x=%{x}<br>vector_y=%{y}<br>index=%{customdata[0]}<br>title=%{customdata[1]}<extra></extra>", "legendgroup": "", "marker": {"color": "#636efa", "symbol": "circle"}, "mode": "markers", "name": "", "orientation": "v", "showlegend": false, "type": "scatter", "x": [-18.46, 3.904, -11.52, -16.21, -1.111, -4.777, 5.218, 16.41, -15.72, 16.08, 7.684, 1.762, 2.748, -10.7, 17.62, -7.125, 9.652, -6.434, 7.212, 6.566, 1.134, -14.63, 16.92, 19.1, -6.378, -18.61, 11.97, 5.982, -8.523, -16.02, -4.564, 15.82, -8.477, -11.59, 23.41, -15.3, -1.811, 3.692, 22.8, -7.585, 20.94, 18.4, -21.59, -15.98], "xaxis": "x", "y": [-26.76, -3.169, -20.34, -25.78, 2.934, -8.197, 4.272, 21.85, -19.26, 15.0, 14.23, -2.676, 1.898, -17.82, 20.76, -10.78, 16.96, -6.966, -5.476, 14.25, 2.05, -23.92, 16.03, 24.85, -12.37, -25.73, 16.13, 6.549, -11.8, -21.14, -4.247, 13.19, -13.02, -8.788, 28.17, -25.33, -2.665, -6.866, 21.76, -17.78, 24.45, 23.68, -28.51, -24.61], "yaxis": "y"}], "layout": {"annotations": [{"font": {}, "showarrow": false, "text": "broadcasting_year=2022", "textangle": 90, "x": 0.98, "xanchor": "left", "xref": "paper", "y": 0.0365, "yanchor": "middle", "yref": "paper"}, {"font": {}, "showarrow": false, "text": "broadcasting_year=2021", "textangle": 90, "x": 0.98, "xanchor": "left", "xref": "paper", "y": 0.1395, "yanchor": "middle", "yref": "paper"}, {"font": {}, "showarrow": false, "text": "broadcasting_year=2020", "textangle": 90, "x": 0.98, "xanchor": "left", "xref": "paper", "y": 0.2425, "yanchor": "middle", "yref": "paper"}, {"font": {}, "showarrow": false, "text": "broadcasting_year=2019", "textangle": 90, "x": 0.98, "xanchor": "left", "xref": "paper", "y": 0.3455, "yanchor": "middle", "yref": "paper"}, {"font": {}, "showarrow": false, "text": "broadcasting_year=2018", "textangle": 90, "x": 0.98, "xanchor": "left", "xref": "paper", "y": 0.4485, "yanchor": "middle", "yref": "paper"}, {"font": {}, "showarrow": false, "text": "broadcasting_year=2017", "textangle": 90, "x": 0.98, "xanchor": "left", "xref": "paper", "y": 0.5515, "yanchor": "middle", "yref": "paper"}, {"font": {}, "showarrow": false, "text": "broadcasting_year=2016", "textangle": 90, "x": 0.98, "xanchor": "left", "xref": "paper", "y": 0.6545, "yanchor": "middle", "yref": "paper"}, {"font": {}, "showarrow": false, "text": "broadcasting_year=2015", "textangle": 90, "x": 0.98, "xanchor": "left", "xref": "paper", "y": 0.7575, "yanchor": "middle", "yref": "paper"}, {"font": {}, "showarrow": false, "text": "broadcasting_year=2014", "textangle": 90, "x": 0.98, "xanchor": "left", "xref": "paper", "y": 0.8605, "yanchor": "middle", "yref": "paper"}, {"font": {}, "showarrow": false, "text": "broadcasting_year=2013", "textangle": 90, "x": 0.98, "xanchor": "left", "xref": "paper", "y": 0.9635, "yanchor": "middle", "yref": "paper"}], "height": 2000, "legend": {"tracegroupgap": 0}, "margin": {"t": 60}, "width": 800, "xaxis": {"anchor": "y", "domain": [0, 0.98], "title": {"text": "vector_x"}}, "xaxis10": {"anchor": "y10", "domain": [0, 0.98], "matches": "x", "showticklabels": false}, "xaxis2": {"anchor": "y2", "domain": [0, 0.98], "matches": "x", "showticklabels": false}, "xaxis3": {"anchor": "y3", "domain": [0, 0.98], "matches": "x", "showticklabels": false}, "xaxis4": {"anchor": "y4", "domain": [0, 0.98], "matches": "x", "showticklabels": false}, "xaxis5": {"anchor": "y5", "domain": [0, 0.98], "matches": "x", "showticklabels": false}, "xaxis6": {"anchor": "y6", "domain": [0, 0.98], "matches": "x", "showticklabels": false}, "xaxis7": {"anchor": "y7", "domain": [0, 0.98], "matches": "x", "showticklabels": false}, "xaxis8": {"anchor": "y8", "domain": [0, 0.98], "matches": "x", "showticklabels": false}, "xaxis9": {"anchor": "y9", "domain": [0, 0.98], "matches": "x", "showticklabels": false}, "yaxis": {"anchor": "x", "domain": [0, 0.073], "title": {"text": "vector_y"}}, "yaxis10": {"anchor": "x10", "domain": [0.927, 1.0], "matches": "y", "title": {"text": "vector_y"}}, "yaxis2": {"anchor": "x2", "domain": [0.103, 0.176], "matches": "y", "title": {"text": "vector_y"}}, "yaxis3": {"anchor": "x3", "domain": [0.206, 0.279], "matches": "y", "title": {"text": "vector_y"}}, "yaxis4": {"anchor": "x4", "domain": [0.309, 0.382], "matches": "y", "title": {"text": "vector_y"}}, "yaxis5": {"anchor": "x5", "domain": [0.412, 0.485], "matches": "y", "title": {"text": "vector_y"}}, "yaxis6": {"anchor": "x6", "domain": [0.515, 0.588], "matches": "y", "title": {"text": "vector_y"}}, "yaxis7": {"anchor": "x7", "domain": [0.618, 0.691], "matches": "y", "title": {"text": "vector_y"}}, "yaxis8": {"anchor": "x8", "domain": [0.721, 0.794], "matches": "y", "title": {"text": "vector_y"}}, "yaxis9": {"anchor": "x9", "domain": [0.824, 0.897], "matches": "y", "title": {"text": "vector_y"}}}}
